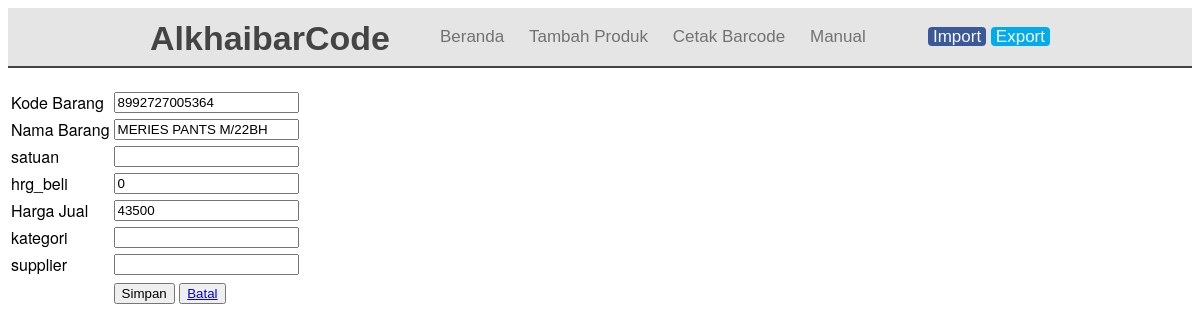
Page /edit.php?id=60 on the committed database.
### tables this page shows
CREATE TABLE `tabel_barang` (
  `id` int(6) NOT NULL,
  `kd_barang` varchar(15) NOT NULL,
  `nm_barang` varchar(64) NOT NULL,
  `satuan` varchar(10) NOT NULL,
  `kategori` varchar(50) NOT NULL,
  `supplier` varchar(55) NOT NULL,
  `hrg_jual` int(11) NOT NULL,
  `hrg_beli` int(11) NOT NULL
);

### edit.php (the view, shortened to what this page needs)
<?php
include_once("config.php");
?>
<?php
$id = $_GET['id'];
$result = mysqli_query($mysqli, "SELECT * FROM tabel_barang WHERE id=$id");
while($user_data = mysqli_fetch_array($result))
{
    $kd_barang = $user_data['kd_barang'];
    $nm_barang =$user_data['nm_barang'];
    $satuan = $user_data['satuan'];
    $hrg_beli = $user_data['hrg_beli'];
    $hrg_jual = $user_data['hrg_jual'];
    $kategori = $user_data['kategori'];
    $supplier = $user_data['supplier'];
}
?>
<html>
<head>
    <link rel="stylesheet" href="css/bootstrap.min.css">
</head>
<body>
<div class="header">
  <div class="container">
   <div class="navbar">
    <div class="brand">
     <h1><a href="#">AlkhaibarCode</a></h1>
    </div>
    <div class="menu">
     <nav class="nav">
      <ul id="dropdown">
       <li><a href="index.php">Beranda</a></li>
       <li><a href="add.php">Tambah Produk</a></li>
       <li><a href="cetaksemua.php">Cetak Barcode</a></li>
       <li><a href="manual.php">Manual</a></li>
      </ul>
     </nav>
      <div class="">
      <p><a style="background: #3b5998; padding: 0 5px; border-radius: 4px; color: #f7f7f7; text-decoration: none;" href="import/form.php">Import</a>
        <a style="background: #00aced; padding: 0 5px; border-radius: 4px; color: #ffffff; text-decoration: none;" href="#">Export</a></p>
     </div>
    </div>
   </div>
  </div>
 </div>
    <form name="update_user" method="post" action="edit.php">
        <table border="0">
            <tr>
                <td>Kode Barang</td>
                <td><input type="text" name="kd_barang" value="<?php echo $kd_barang;?>"></td>
            </tr>
            <tr>
                <td>Nama Barang</td>
                <td><input type="text" name="nm_barang" value="<?php echo $nm_barang;?>"></td>
            </tr>
            <tr>
                <td>satuan</td>
                <td><input type="text" name="satuan" value="<?php echo $satuan;?>"></td>
            </tr>
            <tr>
                <td>hrg_beli</td>
                <td><input type="text" name="hrg_beli" value="<?php echo $hrg_beli;?>"></td>
            </tr>
            <tr>
                <td>Harga Jual</td>
                <td><input type="text" name="hrg_jual" value="<?php echo $hrg_jual;?>"></td>
            </tr>
            <tr>
                <td>kategori</td>
                <td><input type="text" name="kategori" value="<?php echo $kategori;?>"></td>
            </tr>
            <tr>
                <td>supplier</td>
                <td><input type="text" name="supplier" value="<?php echo $supplier;?>"></td>
            </tr>
            <tr>
                <td><input type="hidden" name="id" value="<?php echo $_GET['id'];?>"></td>
                <td><input type="submit" name="update" value="Simpan">
                    <button><a href="index.php">Batal</a></button>
                </td>
            </tr>
        </table>
    </form>
</body>
</html>

### rows in the picture
tabel_barang: kd_barang "8992727005364", nm_barang "MERIES PANTS M/22BH", hrg_beli "0", hrg_jual "43500"
